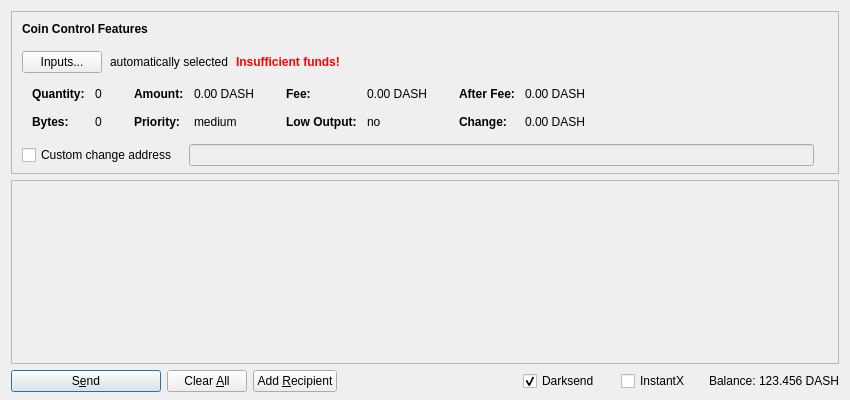
<?xml version="1.0" encoding="UTF-8"?>
<ui version="4.0">
 <class>SendCoinsDialog</class>
 <widget class="QDialog" name="SendCoinsDialog">
  <property name="geometry">
   <rect>
    <x>0</x>
    <y>0</y>
    <width>850</width>
    <height>400</height>
   </rect>
  </property>
  <property name="windowTitle">
   <string>Send Coins</string>
  </property>
  <layout class="QVBoxLayout" name="verticalLayout" stretch="0,1,0">
   <property name="bottomMargin">
    <number>8</number>
   </property>
   <item>
    <widget class="QFrame" name="frameCoinControl">
     <property name="sizePolicy">
      <sizepolicy hsizetype="Expanding" vsizetype="Expanding">
       <horstretch>0</horstretch>
       <verstretch>0</verstretch>
      </sizepolicy>
     </property>
     <property name="maximumSize">
      <size>
       <width>16777215</width>
       <height>16777215</height>
      </size>
     </property>
     <property name="frameShape">
      <enum>QFrame::StyledPanel</enum>
     </property>
     <property name="frameShadow">
      <enum>QFrame::Sunken</enum>
     </property>
     <layout class="QVBoxLayout" name="verticalLayoutCoinControl2">
      <property name="spacing">
       <number>0</number>
      </property>
      <property name="leftMargin">
       <number>0</number>
      </property>
      <property name="topMargin">
       <number>0</number>
      </property>
      <property name="rightMargin">
       <number>0</number>
      </property>
      <property name="bottomMargin">
       <number>6</number>
      </property>
      <item>
       <layout class="QVBoxLayout" name="verticalLayoutCoinControl" stretch="0,0,0,0,1">
        <property name="spacing">
         <number>0</number>
        </property>
        <property name="leftMargin">
         <number>10</number>
        </property>
        <property name="topMargin">
         <number>10</number>
        </property>
        <item>
         <layout class="QHBoxLayout" name="horizontalLayoutCoinControl1">
          <property name="bottomMargin">
           <number>15</number>
          </property>
          <item>
           <widget class="QLabel" name="labelCoinControlFeatures">
            <property name="sizePolicy">
             <sizepolicy hsizetype="Preferred" vsizetype="Maximum">
              <horstretch>0</horstretch>
              <verstretch>0</verstretch>
             </sizepolicy>
            </property>
            <property name="font">
             <font>
              <weight>75</weight>
              <bold>true</bold>
             </font>
            </property>
            <property name="styleSheet">
             <string notr="true">font-weight:bold;</string>
            </property>
            <property name="text">
             <string>Coin Control Features</string>
            </property>
           </widget>
          </item>
         </layout>
        </item>
        <item>
         <layout class="QHBoxLayout" name="horizontalLayoutCoinControl2" stretch="0,0,0,0">
          <property name="spacing">
           <number>8</number>
          </property>
          <property name="bottomMargin">
           <number>10</number>
          </property>
          <item>
           <widget class="QPushButton" name="pushButtonCoinControl">
            <property name="styleSheet">
             <string notr="true"/>
            </property>
            <property name="text">
             <string>Inputs...</string>
            </property>
           </widget>
          </item>
          <item>
           <widget class="QLabel" name="labelCoinControlAutomaticallySelected">
            <property name="text">
             <string>automatically selected</string>
            </property>
            <property name="margin">
             <number>5</number>
            </property>
           </widget>
          </item>
          <item>
           <widget class="QLabel" name="labelCoinControlInsuffFunds">
            <property name="font">
             <font>
              <weight>75</weight>
              <bold>true</bold>
             </font>
            </property>
            <property name="styleSheet">
             <string notr="true">color:red;font-weight:bold;</string>
            </property>
            <property name="text">
             <string>Insufficient funds!</string>
            </property>
            <property name="margin">
             <number>5</number>
            </property>
           </widget>
          </item>
          <item>
           <spacer name="horizontalSpacerCoinControl">
            <property name="orientation">
             <enum>Qt::Horizontal</enum>
            </property>
            <property name="sizeHint" stdset="0">
             <size>
              <width>40</width>
              <height>1</height>
             </size>
            </property>
           </spacer>
          </item>
         </layout>
        </item>
        <item>
         <widget class="QWidget" name="widgetCoinControl" native="true">
          <property name="sizePolicy">
           <sizepolicy hsizetype="Preferred" vsizetype="Preferred">
            <horstretch>0</horstretch>
            <verstretch>0</verstretch>
           </sizepolicy>
          </property>
          <property name="minimumSize">
           <size>
            <width>0</width>
            <height>0</height>
           </size>
          </property>
          <property name="styleSheet">
           <string notr="true"/>
          </property>
          <layout class="QHBoxLayout" name="horizontalLayoutCoinControl5">
           <property name="leftMargin">
            <number>0</number>
           </property>
           <property name="topMargin">
            <number>0</number>
           </property>
           <property name="rightMargin">
            <number>0</number>
           </property>
           <property name="bottomMargin">
            <number>0</number>
           </property>
           <item>
            <layout class="QHBoxLayout" name="horizontalLayoutCoinControl3" stretch="0,0,0,1">
             <property name="spacing">
              <number>20</number>
             </property>
             <property name="topMargin">
              <number>0</number>
             </property>
             <property name="bottomMargin">
              <number>10</number>
             </property>
             <item>
              <layout class="QFormLayout" name="formLayoutCoinControl1">
               <property name="horizontalSpacing">
                <number>10</number>
               </property>
               <property name="verticalSpacing">
                <number>14</number>
               </property>
               <property name="leftMargin">
                <number>10</number>
               </property>
               <property name="topMargin">
                <number>4</number>
               </property>
               <property name="rightMargin">
                <number>6</number>
               </property>
               <item row="0" column="0">
                <widget class="QLabel" name="labelCoinControlQuantityText">
                 <property name="font">
                  <font>
                   <weight>75</weight>
                   <bold>true</bold>
                  </font>
                 </property>
                 <property name="text">
                  <string>Quantity:</string>
                 </property>
                 <property name="margin">
                  <number>0</number>
                 </property>
                </widget>
               </item>
               <item row="0" column="1">
                <widget class="QLabel" name="labelCoinControlQuantity">
                 <property name="cursor">
                  <cursorShape>IBeamCursor</cursorShape>
                 </property>
                 <property name="contextMenuPolicy">
                  <enum>Qt::ActionsContextMenu</enum>
                 </property>
                 <property name="text">
                  <string notr="true">0</string>
                 </property>
                 <property name="margin">
                  <number>0</number>
                 </property>
                 <property name="textInteractionFlags">
                  <set>Qt::LinksAccessibleByMouse|Qt::TextSelectableByKeyboard|Qt::TextSelectableByMouse</set>
                 </property>
                </widget>
               </item>
               <item row="1" column="0">
                <widget class="QLabel" name="labelCoinControlBytesText">
                 <property name="font">
                  <font>
                   <weight>75</weight>
                   <bold>true</bold>
                  </font>
                 </property>
                 <property name="text">
                  <string>Bytes:</string>
                 </property>
                </widget>
               </item>
               <item row="1" column="1">
                <widget class="QLabel" name="labelCoinControlBytes">
                 <property name="cursor">
                  <cursorShape>IBeamCursor</cursorShape>
                 </property>
                 <property name="contextMenuPolicy">
                  <enum>Qt::ActionsContextMenu</enum>
                 </property>
                 <property name="text">
                  <string notr="true">0</string>
                 </property>
                 <property name="textInteractionFlags">
                  <set>Qt::LinksAccessibleByMouse|Qt::TextSelectableByKeyboard|Qt::TextSelectableByMouse</set>
                 </property>
                </widget>
               </item>
              </layout>
             </item>
             <item>
              <layout class="QFormLayout" name="formLayoutCoinControl2">
               <property name="horizontalSpacing">
                <number>10</number>
               </property>
               <property name="verticalSpacing">
                <number>14</number>
               </property>
               <property name="leftMargin">
                <number>6</number>
               </property>
               <property name="topMargin">
                <number>4</number>
               </property>
               <property name="rightMargin">
                <number>6</number>
               </property>
               <item row="0" column="0">
                <widget class="QLabel" name="labelCoinControlAmountText">
                 <property name="font">
                  <font>
                   <weight>75</weight>
                   <bold>true</bold>
                  </font>
                 </property>
                 <property name="text">
                  <string>Amount:</string>
                 </property>
                 <property name="margin">
                  <number>0</number>
                 </property>
                </widget>
               </item>
               <item row="0" column="1">
                <widget class="QLabel" name="labelCoinControlAmount">
                 <property name="cursor">
                  <cursorShape>IBeamCursor</cursorShape>
                 </property>
                 <property name="contextMenuPolicy">
                  <enum>Qt::ActionsContextMenu</enum>
                 </property>
                 <property name="text">
                  <string notr="true">0.00 DASH</string>
                 </property>
                 <property name="textInteractionFlags">
                  <set>Qt::LinksAccessibleByMouse|Qt::TextSelectableByKeyboard|Qt::TextSelectableByMouse</set>
                 </property>
                </widget>
               </item>
               <item row="1" column="0">
                <widget class="QLabel" name="labelCoinControlPriorityText">
                 <property name="font">
                  <font>
                   <weight>75</weight>
                   <bold>true</bold>
                  </font>
                 </property>
                 <property name="text">
                  <string>Priority:</string>
                 </property>
                </widget>
               </item>
               <item row="1" column="1">
                <widget class="QLabel" name="labelCoinControlPriority">
                 <property name="cursor">
                  <cursorShape>IBeamCursor</cursorShape>
                 </property>
                 <property name="contextMenuPolicy">
                  <enum>Qt::ActionsContextMenu</enum>
                 </property>
                 <property name="text">
                  <string>medium</string>
                 </property>
                 <property name="textInteractionFlags">
                  <set>Qt::LinksAccessibleByMouse|Qt::TextSelectableByKeyboard|Qt::TextSelectableByMouse</set>
                 </property>
                </widget>
               </item>
              </layout>
             </item>
             <item>
              <layout class="QFormLayout" name="formLayoutCoinControl3">
               <property name="horizontalSpacing">
                <number>10</number>
               </property>
               <property name="verticalSpacing">
                <number>14</number>
               </property>
               <property name="leftMargin">
                <number>6</number>
               </property>
               <property name="topMargin">
                <number>4</number>
               </property>
               <property name="rightMargin">
                <number>6</number>
               </property>
               <item row="0" column="0">
                <widget class="QLabel" name="labelCoinControlFeeText">
                 <property name="font">
                  <font>
                   <weight>75</weight>
                   <bold>true</bold>
                  </font>
                 </property>
                 <property name="text">
                  <string>Fee:</string>
                 </property>
                 <property name="margin">
                  <number>0</number>
                 </property>
                </widget>
               </item>
               <item row="0" column="1">
                <widget class="QLabel" name="labelCoinControlFee">
                 <property name="cursor">
                  <cursorShape>IBeamCursor</cursorShape>
                 </property>
                 <property name="contextMenuPolicy">
                  <enum>Qt::ActionsContextMenu</enum>
                 </property>
                 <property name="text">
                  <string notr="true">0.00 DASH</string>
                 </property>
                 <property name="textInteractionFlags">
                  <set>Qt::LinksAccessibleByMouse|Qt::TextSelectableByKeyboard|Qt::TextSelectableByMouse</set>
                 </property>
                </widget>
               </item>
               <item row="1" column="0">
                <widget class="QLabel" name="labelCoinControlLowOutputText">
                 <property name="font">
                  <font>
                   <weight>75</weight>
                   <bold>true</bold>
                  </font>
                 </property>
                 <property name="text">
                  <string>Low Output:</string>
                 </property>
                </widget>
               </item>
               <item row="1" column="1">
                <widget class="QLabel" name="labelCoinControlLowOutput">
                 <property name="cursor">
                  <cursorShape>IBeamCursor</cursorShape>
                 </property>
                 <property name="contextMenuPolicy">
                  <enum>Qt::ActionsContextMenu</enum>
                 </property>
                 <property name="text">
                  <string>no</string>
                 </property>
                 <property name="textInteractionFlags">
                  <set>Qt::LinksAccessibleByMouse|Qt::TextSelectableByKeyboard|Qt::TextSelectableByMouse</set>
                 </property>
                </widget>
               </item>
              </layout>
             </item>
             <item>
              <layout class="QFormLayout" name="formLayoutCoinControl4">
               <property name="horizontalSpacing">
                <number>10</number>
               </property>
               <property name="verticalSpacing">
                <number>14</number>
               </property>
               <property name="leftMargin">
                <number>6</number>
               </property>
               <property name="topMargin">
                <number>4</number>
               </property>
               <property name="rightMargin">
                <number>6</number>
               </property>
               <item row="0" column="0">
                <widget class="QLabel" name="labelCoinControlAfterFeeText">
                 <property name="font">
                  <font>
                   <weight>75</weight>
                   <bold>true</bold>
                  </font>
                 </property>
                 <property name="text">
                  <string>After Fee:</string>
                 </property>
                 <property name="margin">
                  <number>0</number>
                 </property>
                </widget>
               </item>
               <item row="0" column="1">
                <widget class="QLabel" name="labelCoinControlAfterFee">
                 <property name="cursor">
                  <cursorShape>IBeamCursor</cursorShape>
                 </property>
                 <property name="contextMenuPolicy">
                  <enum>Qt::ActionsContextMenu</enum>
                 </property>
                 <property name="text">
                  <string notr="true">0.00 DASH</string>
                 </property>
                 <property name="textInteractionFlags">
                  <set>Qt::LinksAccessibleByMouse|Qt::TextSelectableByKeyboard|Qt::TextSelectableByMouse</set>
                 </property>
                </widget>
               </item>
               <item row="1" column="0">
                <widget class="QLabel" name="labelCoinControlChangeText">
                 <property name="font">
                  <font>
                   <weight>75</weight>
                   <bold>true</bold>
                  </font>
                 </property>
                 <property name="text">
                  <string>Change:</string>
                 </property>
                </widget>
               </item>
               <item row="1" column="1">
                <widget class="QLabel" name="labelCoinControlChange">
                 <property name="cursor">
                  <cursorShape>IBeamCursor</cursorShape>
                 </property>
                 <property name="contextMenuPolicy">
                  <enum>Qt::ActionsContextMenu</enum>
                 </property>
                 <property name="text">
                  <string notr="true">0.00 DASH</string>
                 </property>
                 <property name="textInteractionFlags">
                  <set>Qt::LinksAccessibleByMouse|Qt::TextSelectableByKeyboard|Qt::TextSelectableByMouse</set>
                 </property>
                </widget>
               </item>
              </layout>
             </item>
            </layout>
           </item>
          </layout>
         </widget>
        </item>
        <item>
         <layout class="QHBoxLayout" name="horizontalLayoutCoinControl4" stretch="0,0,0">
          <property name="spacing">
           <number>12</number>
          </property>
          <property name="sizeConstraint">
           <enum>QLayout::SetDefaultConstraint</enum>
          </property>
          <property name="topMargin">
           <number>5</number>
          </property>
          <property name="rightMargin">
           <number>5</number>
          </property>
          <item>
           <widget class="QCheckBox" name="checkBoxCoinControlChange">
            <property name="toolTip">
             <string>If this is activated, but the change address is empty or invalid, change will be sent to a newly generated address.</string>
            </property>
            <property name="text">
             <string>Custom change address</string>
            </property>
           </widget>
          </item>
          <item>
           <widget class="QValidatedLineEdit" name="lineEditCoinControlChange">
            <property name="enabled">
             <bool>false</bool>
            </property>
            <property name="sizePolicy">
             <sizepolicy hsizetype="Expanding" vsizetype="Fixed">
              <horstretch>0</horstretch>
              <verstretch>0</verstretch>
             </sizepolicy>
            </property>
           </widget>
          </item>
          <item>
           <widget class="QLabel" name="labelCoinControlChangeLabel">
            <property name="sizePolicy">
             <sizepolicy hsizetype="Preferred" vsizetype="Expanding">
              <horstretch>0</horstretch>
              <verstretch>0</verstretch>
             </sizepolicy>
            </property>
            <property name="minimumSize">
             <size>
              <width>0</width>
              <height>0</height>
             </size>
            </property>
            <property name="text">
             <string/>
            </property>
            <property name="margin">
             <number>3</number>
            </property>
           </widget>
          </item>
         </layout>
        </item>
        <item>
         <spacer name="verticalSpacerCoinControl">
          <property name="orientation">
           <enum>Qt::Vertical</enum>
          </property>
          <property name="sizeHint" stdset="0">
           <size>
            <width>800</width>
            <height>1</height>
           </size>
          </property>
         </spacer>
        </item>
       </layout>
      </item>
     </layout>
    </widget>
   </item>
   <item>
    <widget class="QScrollArea" name="scrollArea">
     <property name="widgetResizable">
      <bool>true</bool>
     </property>
     <widget class="QWidget" name="scrollAreaWidgetContents">
      <property name="geometry">
       <rect>
        <x>0</x>
        <y>0</y>
        <width>828</width>
        <height>153</height>
       </rect>
      </property>
      <layout class="QVBoxLayout" name="verticalLayout_2" stretch="0,1">
       <property name="leftMargin">
        <number>0</number>
       </property>
       <property name="topMargin">
        <number>0</number>
       </property>
       <property name="rightMargin">
        <number>0</number>
       </property>
       <property name="bottomMargin">
        <number>0</number>
       </property>
       <item>
        <layout class="QVBoxLayout" name="entries">
         <property name="spacing">
          <number>6</number>
         </property>
        </layout>
       </item>
       <item>
        <spacer name="verticalSpacer">
         <property name="orientation">
          <enum>Qt::Vertical</enum>
         </property>
         <property name="sizeHint" stdset="0">
          <size>
           <width>20</width>
           <height>40</height>
          </size>
         </property>
        </spacer>
       </item>
      </layout>
     </widget>
    </widget>
   </item>
   <item>
    <layout class="QHBoxLayout" name="horizontalLayout">
     <item>
      <widget class="QPushButton" name="sendButton">
       <property name="minimumSize">
        <size>
         <width>150</width>
         <height>0</height>
        </size>
       </property>
       <property name="toolTip">
        <string>Confirm the send action</string>
       </property>
       <property name="text">
        <string>S&amp;end</string>
       </property>
       <property name="icon">
        <iconset resource="../innoket.qrc">
         <normaloff>:/icons/send</normaloff>:/icons/send</iconset>
       </property>
       <property name="default">
        <bool>true</bool>
       </property>
      </widget>
     </item>
     <item>
      <widget class="QPushButton" name="clearButton">
       <property name="sizePolicy">
        <sizepolicy hsizetype="Minimum" vsizetype="Fixed">
         <horstretch>0</horstretch>
         <verstretch>0</verstretch>
        </sizepolicy>
       </property>
       <property name="toolTip">
        <string>Clear all fields of the form.</string>
       </property>
       <property name="text">
        <string>Clear &amp;All</string>
       </property>
       <property name="icon">
        <iconset resource="../innoket.qrc">
         <normaloff>:/icons/remove</normaloff>:/icons/remove</iconset>
       </property>
       <property name="autoRepeatDelay">
        <number>300</number>
       </property>
       <property name="autoDefault">
        <bool>false</bool>
       </property>
      </widget>
     </item>
     <item>
      <widget class="QPushButton" name="addButton">
       <property name="toolTip">
        <string>Send to multiple recipients at once</string>
       </property>
       <property name="text">
        <string>Add &amp;Recipient</string>
       </property>
       <property name="icon">
        <iconset resource="../innoket.qrc">
         <normaloff>:/icons/add</normaloff>:/icons/add</iconset>
       </property>
       <property name="autoDefault">
        <bool>false</bool>
       </property>
      </widget>
     </item>
     <item>
      <spacer name="horizontalSpacer">
       <property name="orientation">
        <enum>Qt::Horizontal</enum>
       </property>
       <property name="sizeHint" stdset="0">
        <size>
         <width>40</width>
         <height>20</height>
        </size>
       </property>
      </spacer>
     </item>
     <item>
      <layout class="QHBoxLayout" name="horizontalLayout_2">
       <property name="spacing">
        <number>3</number>
       </property>
       <item>
        <widget class="QCheckBox" name="checkUseDarksend">
         <property name="minimumSize">
          <size>
           <width>95</width>
           <height>0</height>
          </size>
         </property>
         <property name="text">
          <string>Darksend</string>
         </property>
         <property name="checked">
          <bool>true</bool>
         </property>
        </widget>
       </item>
       <item>
        <widget class="QCheckBox" name="checkInstantX">
         <property name="enabled">
          <bool>true</bool>
         </property>
         <property name="minimumSize">
          <size>
           <width>85</width>
           <height>0</height>
          </size>
         </property>
         <property name="text">
          <string>InstantX</string>
         </property>
        </widget>
       </item>
       <item>
        <widget class="QLabel" name="label">
         <property name="text">
          <string>Balance:</string>
         </property>
        </widget>
       </item>
       <item>
        <widget class="QLabel" name="labelBalance">
         <property name="sizePolicy">
          <sizepolicy hsizetype="Preferred" vsizetype="Fixed">
           <horstretch>0</horstretch>
           <verstretch>0</verstretch>
          </sizepolicy>
         </property>
         <property name="cursor">
          <cursorShape>IBeamCursor</cursorShape>
         </property>
         <property name="text">
          <string notr="true">123.456 DASH</string>
         </property>
         <property name="textInteractionFlags">
          <set>Qt::LinksAccessibleByMouse|Qt::TextSelectableByKeyboard|Qt::TextSelectableByMouse</set>
         </property>
        </widget>
       </item>
      </layout>
     </item>
    </layout>
   </item>
  </layout>
 </widget>
 <customwidgets>
  <customwidget>
   <class>QValidatedLineEdit</class>
   <extends>QLineEdit</extends>
   <header>qvalidatedlineedit.h</header>
  </customwidget>
 </customwidgets>
 <resources>
  <include location="../innoket.qrc"/>
 </resources>
 <connections/>
</ui>
